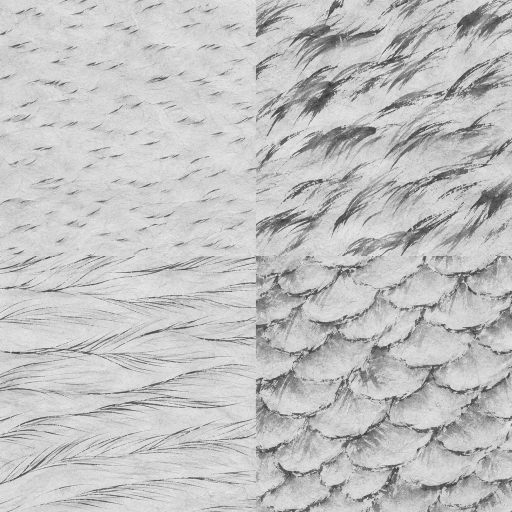
#> input picture tools/animal-brushwork.webp, 1024 x 1024 px (shown at 1/2 size)
$ python paint-scroll-fauna.py
#> lines starting #> are read from the running program, lines starting #| are printed output that depends on the picture
"""Paint the original hide, feather and court-weave panels used by the six scroll animals."""
import math
import random
from pathlib import Path
from PIL import Image, ImageDraw, ImageFilter, ImageChops, ImageOps

rng = random.Random(11823)
S = 512
atlas = Image.new("RGB", (4*S,3*S))
#> atlas: PIL image 2048x1536 RGB; every value is 0
def colour(hexcode): return tuple(bytes.fromhex(hexcode.lstrip('#')))
def panel(index,top,bottom):
    global im,draw
    im=Image.new("RGB",(S,S))
    draw=ImageDraw.Draw(im)
    top,bottom=colour(top),colour(bottom)
    for y in range(S):
        t=y/(S-1)
        draw.line((0,y,S,y), tuple(round(a+(b-a)*t) for a,b in zip(top,bottom)))
    # Pigment gathers in broad pools before the paper takes up the water.
    pools=Image.new("RGB",im.size,(165,157,137))
    d=ImageDraw.Draw(pools)
    for _ in range(95):
        x,y=rng.randrange(-30,S),rng.randrange(-30,S)
        r=rng.randint(8,67);v=rng.randint(-25,28)
        d.ellipse((x-r,y-r//2,x+r,y+r//2),fill=(165+v,157+v,137+v))
    im=Image.blend(im,ImageChops.overlay(im,pools.filter(ImageFilter.GaussianBlur(18))),.38)
    draw=ImageDraw.Draw(im)
def stroke(points,shade,width):
    # Dry, pointed beginnings and endings; avoid constant-width mechanical outlines.
    n=len(points)
    for i in range(n-1):
        w=width*(.14+.86*math.sin(math.pi*(i+.5)/(n-1))**.67)
        draw.line((points[i],points[i+1]),fill=shade,width=max(1,round(w)))
def curve(x,y,dx,dy,bend,ink,w):
    stroke([(x+dx*i/16,y+dy*i/16+bend*math.sin(i*math.pi/16)) for i in range(17)],ink,w)
brush=Image.open(Path(__file__).with_name('animal-brushwork.webp')).convert('RGB')
#> brush is the input picture: PIL image 1024x1024 RGB; mean R, G, B 193.8, 193.8, 193.8
def finish(index):
    # Overprint the studio's original fur / quill / scale brush, as on the
    # fox's face and the crane's wings. Keep brocade threads independently drawn.
    global im,draw
    swatches={1:(0,.22),2:(1,.41),3:(2,.61),4:(2,.28),6:(3,.54),8:(2,.59),9:(2,.47),10:(1,.54)}
    if index in swatches:
        tile,strength=swatches[index];edge=brush.width//2
        px,py=(tile%2)*edge,(tile//2)*edge
        swatch=brush.crop((px+3,py+3,px+edge-3,py+edge-3)).resize((256,256),Image.Resampling.LANCZOS)
        texture=Image.new('RGB',im.size)
        for row in range(2):
            for col in range(2):
                stamp=ImageOps.mirror(swatch) if col else swatch
                texture.paste(ImageOps.flip(stamp) if row else stamp,(col*256,row*256))
        im=Image.blend(im,ImageChops.multiply(im,texture),strength)
        draw=ImageDraw.Draw(im)

    for _ in range(24000):
        x,y=rng.randrange(S-3),rng.randrange(S)
        tint=rng.choice([-5,-3,-2,2,4,6])
        c=tuple(min(255,max(0,k+tint)) for k in im.getpixel((x,y)))
        draw.line((x,y,x+rng.randrange(1,4),y),fill=c)
    atlas.paste(im,((index%4)*S,(index//4)*S))

panel(0,'fff8e5','f6edd8');finish(0)
#> in panel, `im=Image.new("RGB",(S,S))`: im: PIL image 512x512 RGB; every value is 0
#> the loop in finish, `for _ in range(24000):` made 24000 passes
#> c on passes 1 to 3: (255, 250, 231), (250, 242, 223), (255, 251, 231)
#> in finish, `atlas.paste(im,((index%4)*S,(index//4)*S))`:
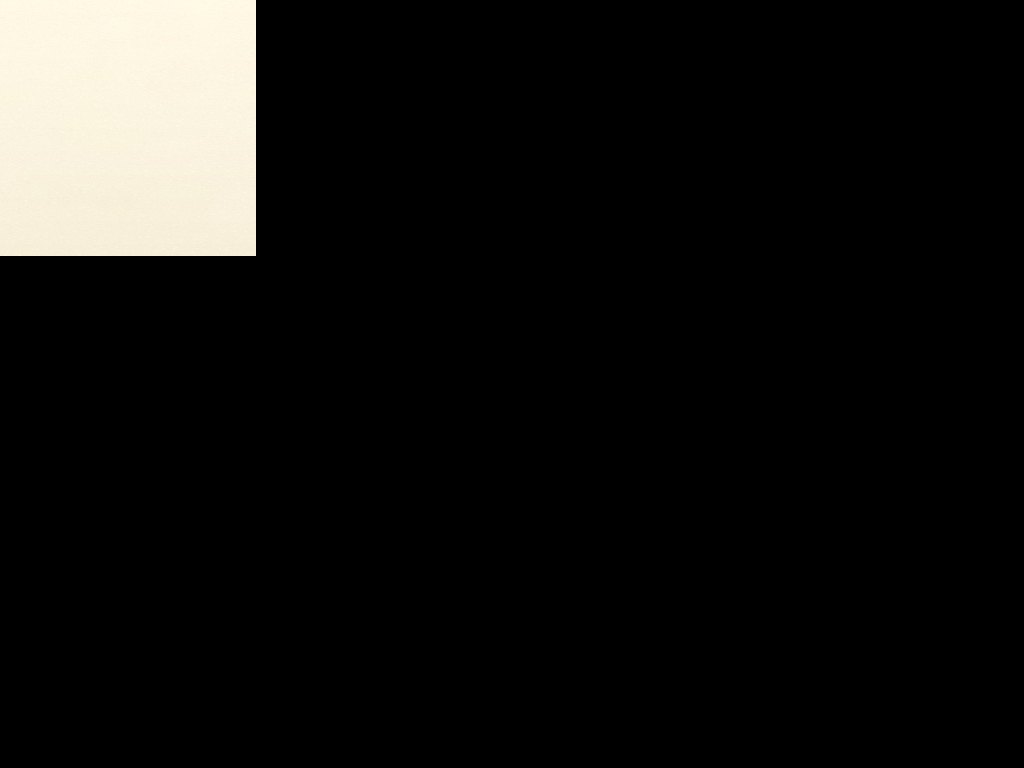
#> atlas: PIL image 2048x1536 RGB (shown at 1/2 size); mean R, G, B 20.9, 20.3, 18.6
panel(1,'b3aa9a','ddd0b8')
#> the loop in panel (call 2), `for y in range(S):` made 512 passes
#> t on passes 1 to 3: 0, 0.00196, 0.00391
#> the loop in panel (call 2), `for _ in range(95):` made 95 passes
#> (x, y, r, v) on passes 1 to 12: (19, 484, 11, -13), (452, 47, 38, -18), (291, 411, 37, -5), (189, -8, 53, 12), (56, 305, 35, -21), (156, 19, 43, -2), (59, 244, 63, -19), (19, 50, 17, 1), (269, 361, 46, 21), (403, 395, 41, 18), (233, 363, 36, 26), (199, 460, 27, 5)
for i in range(700):
    x,y=rng.randrange(S),rng.randrange(S)
    curve(x,y,rng.uniform(2,15),rng.uniform(-6,11),rng.uniform(-4,4),rng.choice(['#afa28f','#b5a995','#c0b39f']),1.4)
#> this loop made 700 passes
#> (x, y) on passes 1 to 3: (28, 297), (166, 357), (159, 507)
for j in range(14):
    x=30+j*34+rng.uniform(-10,10);mid=190+rng.uniform(-42,42)
    for k in range(rng.randrange(2,5)):
        curve(x+k*4,mid+5*k,rng.uniform(-20,12),rng.uniform(29,104),rng.uniform(-11,10),'#8b8273',1.8 if k==0 else .9)
#> this loop made 14 passes
#> (x, mid) on passes 1 to 12: (31.45, 231), (60.72, 225.2), (98.95, 168.6), (123.7, 169), (172.2, 200.4), (200.1, 168.1), (239.9, 165.2), (277.1, 207.2), (303.9, 216), (326.3, 170.9), (364.6, 174.4), (403.8, 164.1)
finish(1)
#> call 2 of finish, with index = 1
#> in finish (call 2), `im=Image.blend(im,ImageChops.multiply(im,texture),strength)`:
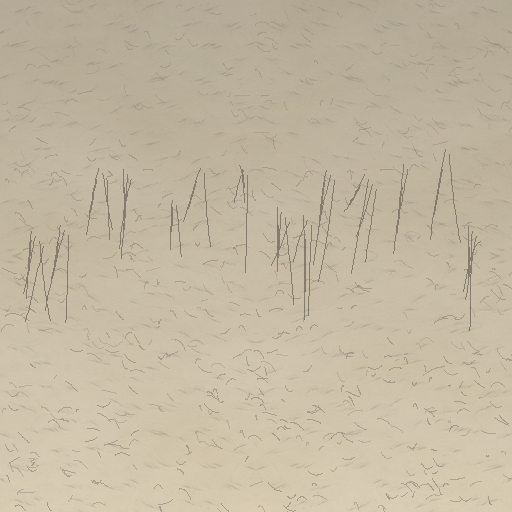
#> im: PIL image 512x512 RGB; mean R, G, B 195, 184.1, 161.9
#> the loop in finish (call 2), `for _ in range(24000):` made 24000 passes
#> (x, y, tint, c) on passes 1 to 3: (162, 100, -2, (185, 174, 153)), (77, 11, -2, (167, 158, 140)), (105, 30, -3, (178, 168, 148))
panel(2,'a79272','dfd1b6')
# Broken, interlocking ink rosettes: a dream-eater's back, haunch and shoulder.
for row in range(7):
    for col in range(13):
        x=col*45+(row%2)*21+rng.randrange(-5,6);y=row*37+rng.randrange(0,9)
        r=rng.uniform(7,16)
        for j in range(3):
            a=j*1.93+rng.random()*.5
            pts=[(x+r*math.cos(a+k*.095),y+r*.74*math.sin(a+k*.095)+k*.25) for k in range(17)]
            stroke(pts,'#4d463c',rng.uniform(3,7))
        curve(x-2,y-1,5,-2,1,'#6a5742',3)
for j in range(26):
    x=rng.randrange(S);y=rng.randrange(286,440)
    curve(x,y,-5,rng.uniform(7,19),2,'#a28d71',2.1)
finish(2)
#> call 3 of finish, with index = 2
#> after the loop in finish (call 3), `for row in range(2):`:
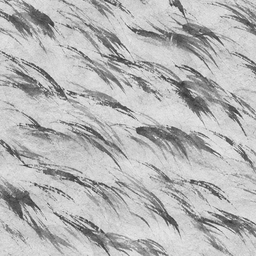
#> stamp: PIL image 256x256 RGB; mean R, G, B 181.9, 181.9, 181.9
def feather(index,ground,tip,bar,dark):
    panel(index,ground,tip)
    # Each UV island is a single feather. A broad irregular subterminal band,
    # narrower proximal bars and engraved barbs all converge on the rachis.
    for j in range(5):
        y=58+j*91
        outline=[(x,y+math.sin(x/101+j)*7-abs(x-250)*.17) for x in range(-10,530,8)]
        poly=outline+[(x,v+(19 if j==0 else 13)+9*math.sin(x/70+j)) for x,v in reversed(outline)]
        draw.polygon(poly,fill=bar)
    for j in range(122):
        y=6+j*4.35
        for s in [-1,1]:
            curve(252+s*3,y,s*rng.uniform(120,255),-rng.uniform(32,70),-12, dark if j%6==0 else bar,1.3)
    curve(255,5,-3,500,0,'#e7d8b3',3)
    finish(index)
feather(3,'c7bb9e','827461','#6d6252','#493f34')
panel(4,'d4c4a2','e4d8bd')
for row in range(-1,16):
    for j in range(14):
        x=j*43+(row%2)*21; y=row*35
        curve(x,y,14,13,0,'#6a5d4d',3)
        curve(x+14,y+13,13,-16,2,'#726454',3)
finish(4)
panel(5,'8e6956','aa8062')
for row in range(-1,8):
    for j in range(-1,9):
        x=j*76+(row%2)*38; y=row*73
        for k in range(8):
            a=k*math.pi/4
            pts=[(x+math.cos(a)*18+math.cos(a+q*.3)*7,y+math.sin(a)*18+math.sin(a+q*.3)*7) for q in range(22)]
            stroke(pts,'#d7bc83',2.5)
        draw.ellipse((x-6,y-6,x+6,y+6),outline='#dcc78e',width=2)
        curve(x+24,y+17,20,14,-3,'#c5a479',2)
for x in range(0,S,5): draw.line((x,0,x,S),fill=tuple(int(c*.985) for c in im.getpixel((x,220))),width=1)
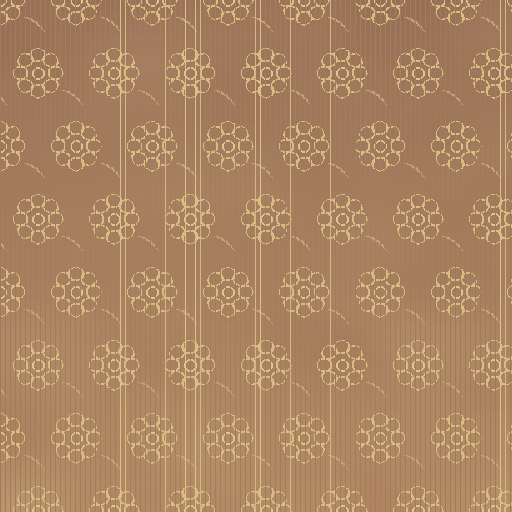
#> im: PIL image 512x512 RGB; mean R, G, B 171.9, 133.4, 98.5
finish(5)
panel(6,'8f8874','d9c7a8')
for j in range(-1,13):
    y=j*34
    for i in range(-1,14):
        x=i*46+(j%2)*23
        pts=[(x+23*math.cos(q*math.pi/20),y+26*math.sin(q*math.pi/20)) for q in range(21)]
        stroke(pts,'#685f4f',2.8)
        stroke([(x,y-2) for x,y in pts],'#dcceae',1.8)
finish(6)
#> after the loop in finish (call 7), `for row in range(2):`:
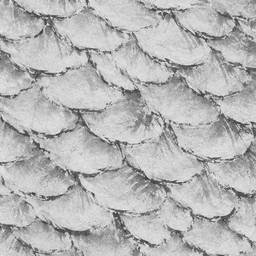
#> stamp: PIL image 256x256 RGB; mean R, G, B 183.1, 183.1, 183.1
#> after the loop in finish (call 7), `for row in range(2):`:
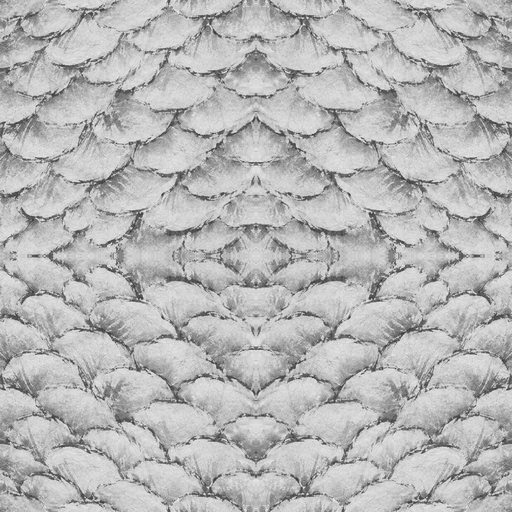
#> texture: PIL image 512x512 RGB; mean R, G, B 183.1, 183.1, 183.1
panel(7,'78867a','a3aa91')
for j in range(-1,10):
    for i in range(-2,9):
        x=82*i+j%2*41;y=51*j
        for r in [10,18,26,34]:
            stroke([(x+r*math.cos(q*math.pi/20),y-r*math.sin(q*math.pi/20)) for q in range(21)],'#d9d3b7',2)
finish(7)
feather(8,'697263','444c47','#41473e','#888473')
#> in finish (call 9), `im=Image.blend(im,ImageChops.multiply(im,texture),strength)`:
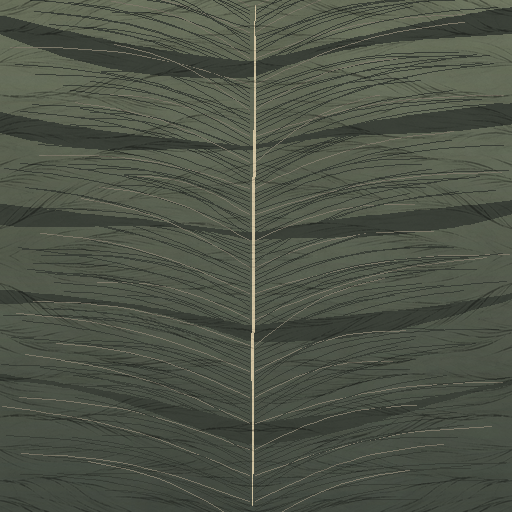
#> im: PIL image 512x512 RGB; mean R, G, B 77.9, 83.6, 71.1
panel(9,'7e6553','c5a983')
for row in range(-1,15):
    for j in range(-1,14):
        x=j*43+(row%2)*21;y=row*35
        curve(x,y,26,9,10,'#584b40',3)
        curve(x+2,y-2,21,6,8,'#cebb95',2)
finish(9)
panel(10,'c1a77b','e4d3a6')
for j in range(11):
    for s in [-1,1]:
        x=25+j*52
        pts=[(x+s*14*math.sin(t/17*math.pi),t*15) for t in range(25)]
        stroke(pts,'#6b5948',6)
finish(10)
panel(11,'82675b','aa8670')
for j in range(-1,16):
    for i in range(-1,16):
        x=i*40+(j%2)*20;y=j*38
        stroke([(x+18*math.sin(q*.17),y+q*1.1) for q in range(20)],'#c6b795',2)
finish(11)
target=Path(__file__).resolve().parents[1]/'two/assets/bestiary/scroll-fauna.webp'
atlas.save(target,quality=91,method=6)
